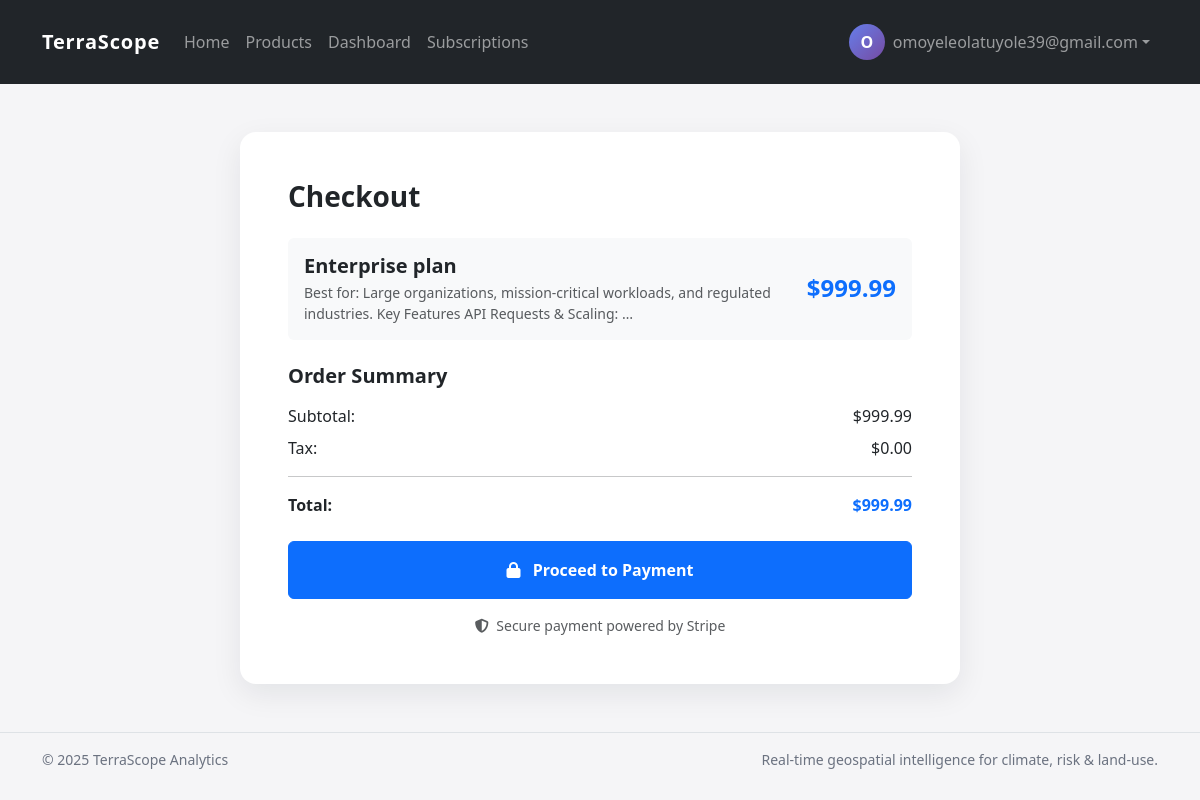
The app's page /checkout/3/ (signed in) with its own data.
### shop/models.py (models this page shows, shortened)
class CustomUser(AbstractUser):
    email = models.EmailField(unique=True)
    is_email_verified = models.BooleanField(default=False)
    is_2fa_enabled = models.BooleanField(default=False)
    totp_secret = models.CharField(max_length=32, blank=True, null=True)
    email_verification_code = models.CharField(max_length=6, blank=True, null=True)
    email_verification_expires_at = models.DateTimeField(blank=True, null=True)
    groups = models.ManyToManyField(
        'auth.Group',
        verbose_name='groups',
        blank=True,
        help_text='The groups this user belongs to.',
        related_name='customuser_set',
        related_query_name='user',
    )
    user_permissions = models.ManyToManyField(
        'auth.Permission',
        verbose_name='user permissions',
        blank=True,
        help_text='Specific permissions for this user.',
        related_name='customuser_set',
        related_query_name='user',
    )
    USERNAME_FIELD = 'email'
    REQUIRED_FIELDS = ['username']

class Product(models.Model):
    name = models.CharField(max_length=200)
    description = models.TextField(blank=True)
    price = models.DecimalField(max_digits=10, decimal_places=2)
    category = models.CharField(max_length=100, blank=True)
    active = models.BooleanField(default=True)
    created_at = models.DateTimeField(auto_now_add=True)

### shop/views.py (the view, shortened to what this page needs)
# urls.py: path('checkout/<int:product_id>/', views.checkout, name='checkout'),
@login_required(login_url="signin")
def checkout(request, product_id):
    product = get_object_or_404(Product, id=product_id, active=True)
    context = {
        'product': product,
        'stripe_publishable_key': settings.STRIPE_PUBLISHABLE_KEY,
    }
    return render(request, 'shop/checkout.html', context)

### shop/templates/shop/checkout.html (shortened to what this page needs)
{% extends "base.html" %}
{% block content %}
<div class="container mt-5">
    <div class="row justify-content-center">
        <div class="col-lg-8">
            <div class="card card-soft">
                <div class="card-body p-5">
                    <h3 class="fw-bold mb-4">Checkout</h3>
                    <div class="card mb-4 bg-light border-0">
                        <div class="card-body">
                            <div class="d-flex justify-content-between align-items-center">
                                <div>
                                    <h5 class="fw-semibold mb-1">{{ product.name }}</h5>
                                    <p class="text-muted mb-0 small">{{ product.description|truncatewords:15 }}</p>
                                </div>
                                <div class="text-end">
                                    <h4 class="fw-bold text-primary mb-0">${{ product.price }}</h4>
                                </div>
                            </div>
                        </div>
                    </div>
                    <div class="mb-4">
                        <h5 class="fw-semibold mb-3">Order Summary</h5>
                        <div class="d-flex justify-content-between mb-2">
                            <span>Subtotal:</span>
                            <span>${{ product.price }}</span>
                        </div>
                        <div class="d-flex justify-content-between mb-2">
                            <span>Tax:</span>
                            <span>$0.00</span>
                        </div>
                        <hr>
                        <div class="d-flex justify-content-between fw-bold">
                            <span>Total:</span>
                            <span class="text-primary">${{ product.price }}</span>
                        </div>
                    </div>
                    <form method="post">
                        <button type="submit" class="btn btn-primary w-100 py-3 fw-semibold">
                            <i class="fas fa-lock me-2"></i>
                            Proceed to Payment
                        </button>
                    </form>
                    <p class="text-center text-muted mt-3 mb-0 small">
                        <i class="fas fa-shield-alt me-1"></i>
                        Secure payment powered by Stripe
                    </p>
                </div>
            </div>
        </div>
    </div>
</div>
{% endblock %}

### shop/templates/base.html (shortened to what this page needs)
<!DOCTYPE html>
<html lang="en">
<head>
    <link href="https://cdn.jsdelivr.net/npm/bootstrap@5.3.3/dist/css/bootstrap.min.css" rel="stylesheet">
    <link rel="stylesheet" href="https://cdnjs.cloudflare.com/ajax/libs/font-awesome/6.4.0/css/all.min.css">
</head>
<body>
<nav class="navbar navbar-expand-lg navbar-dark bg-dark py-3">
    <div class="container">
        <a class="navbar-brand" href="{% url 'home' %}">TerraScope</a>
        <div class="collapse navbar-collapse" id="mainNav">
            <ul class="navbar-nav me-auto align-items-lg-center">
                <li class="nav-item">
                    <a class="nav-link {% if request.path == '/' %}active{% endif %}" href="{% url 'home' %}">Home</a>
                </li>
                <li class="nav-item">
                    <a class="nav-link {% if '/products/' in request.path %}active{% endif %}" href="{% url 'products' %}">Products</a>
                </li>
                {% if user.is_authenticated %}
                <li class="nav-item">
                    <a class="nav-link {% if '/dashboard/' in request.path %}active{% endif %}" href="{% url 'dashboards' %}">Dashboard</a>
                </li>
                <li class="nav-item">
                    <a class="nav-link" href="/subscriptions/">Subscriptions</a>
                </li>
                {% endif %}
            </ul>
            <ul class="navbar-nav align-items-lg-center">
                {% if user.is_authenticated %}
                <li class="nav-item dropdown">
                    <a class="nav-link dropdown-toggle d-flex align-items-center" href="#"
                       id="userDropdown" role="button" data-bs-toggle="dropdown"
                       aria-expanded="false">
                        <div class="user-avatar me-2">
                            {{ user.username|first|upper }}
                        </div>
                        <span class="d-none d-md-inline">{{ user.username }}</span>
                    </a>
                </li>
                {% endif %}
            </ul>
        </div>
    </div>
</nav>
<main class="container my-4 my-md-5">
    {% block content %}{% endblock %}
</main>
<footer class="border-top py-3 mt-4">
    <div class="container d-flex flex-column flex-md-row justify-content-between">
        <span>© {% now "Y" %} TerraScope Analytics</span>
        <span>Real‑time geospatial intelligence for climate, risk & land‑use.</span>
    </div>
</footer>
</body>
</html>

### shop/templates/base.html (style rules this page uses)
body { background-color: #f5f5f7; font-family: system-ui, -apple-system, BlinkMacSystemFont, "Segoe UI", sans-serif; }
.navbar-brand { font-weight: 700; letter-spacing: .04em; }
.card-soft { border: none; border-radius: 16px; box-shadow: 0 10px 30px rgba(15, 23, 42, 0.08); transition: transform .2s ease, box-shadow .2s ease; }
footer { color: #6b7280; font-size: 0.875rem; }
.user-avatar { width: 36px; height: 36px; border-radius: 50%; background: linear-gradient(135deg, #667eea 0%, #764ba2 100%); color: white; display: flex; align-items: center; justify-content: center; font-weight: 600; font-size: 16px; }

### records on screen
CustomUser: username|first "O", username "omoyeleolatuyole39@gmail.com"
Product: name "Enterprise plan", description "Best for: Large organizations, mission-critical workloads, and regulated industries. Key Features API Requests & Scaling: …", price "999.99"
